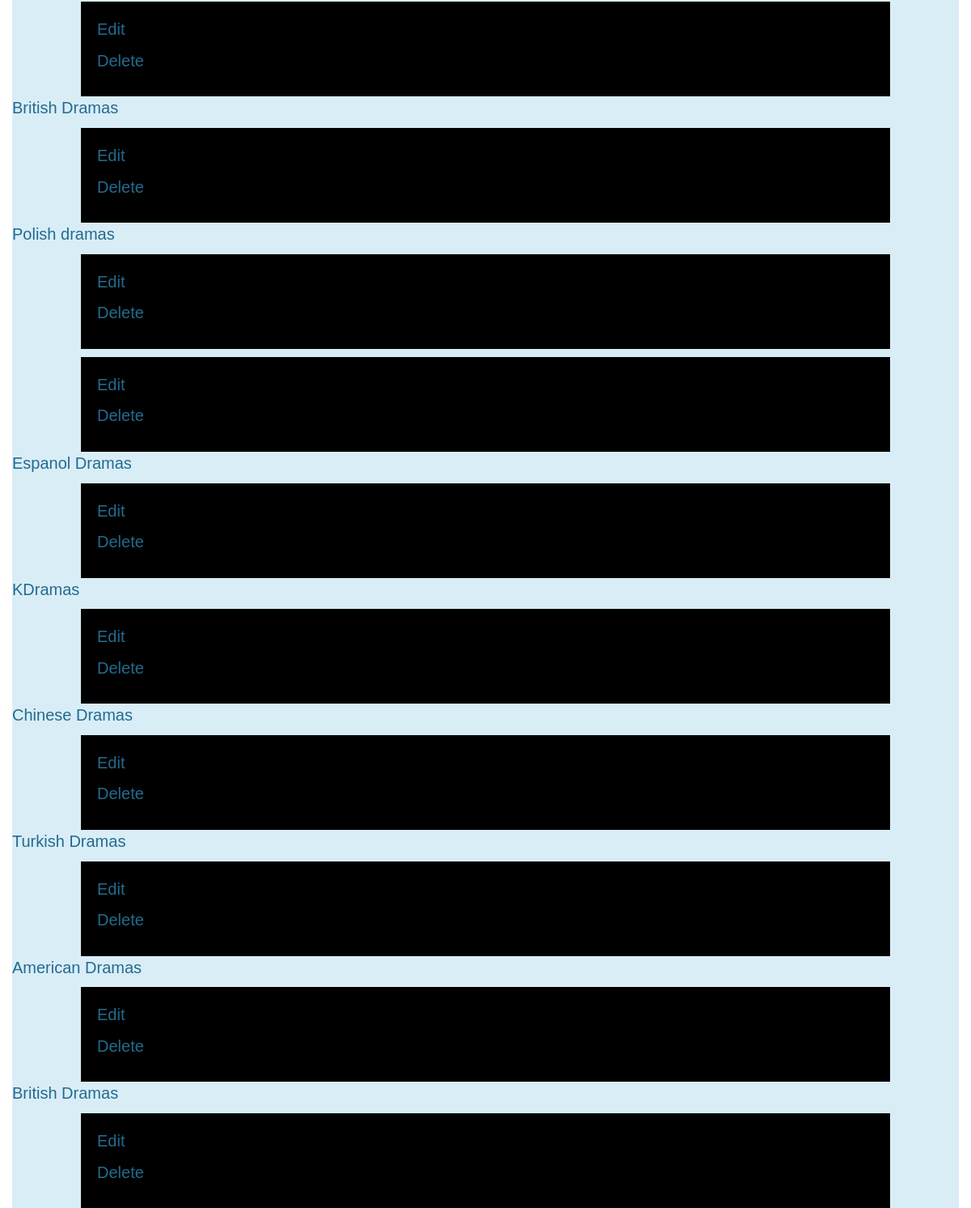
Before: /dramas/ (lower part) with the older database file.
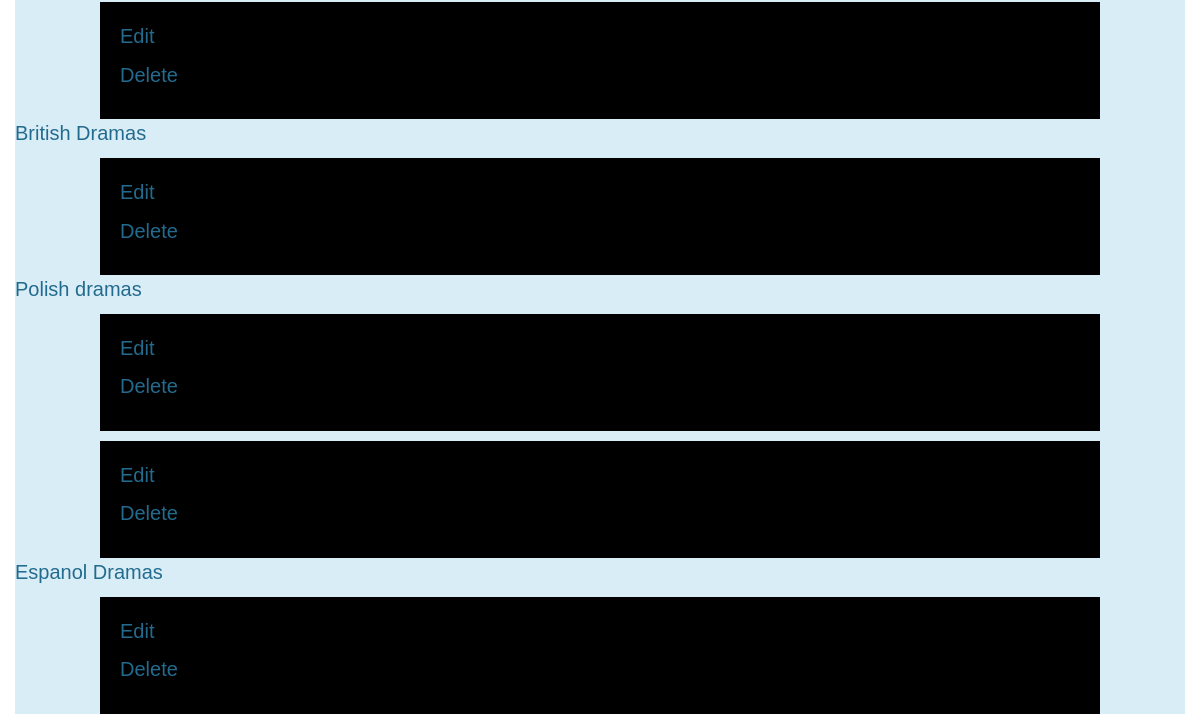
After: the same page with the newer database file.
### database_setup.py (models this page shows, shortened)
class Dramas(Base):
    __tablename__ = 'dramas'
    id = Column(Integer, primary_key=True)
    name = Column(String(250), nullable=False)
    user_id = Column(Integer, ForeignKey('user.id'))
    user = relationship(User)

### project.py (the view)
@app.route('/')
@app.route('/dramas/')
def showDramas():
    dramas = session.query(Dramas).all()
    dramaLang = session.query(DramaLang).all()
    return render_template('dramasCat.html', dramas=dramas)

### templates/dramasCat.html (shortened to what this page needs)
{% extends "main.html" %}
{% block content %}
{% include "header.html" %}
<div class="bg-info">
{% for d in dramas %}
<p><a href="{{url_for('dramaList',dramas_id=d.id)}}">{{d.name}}</a></p>
<div class="row">
    <div class="col-md-1"></div>
    <div class="col-md-10 drama">
        <p><a href="{{url_for('editDramasCat',dramas_id=d.id)}}">Edit</a></p>
        <p><a href="{{url_for('deleteDramasCat',dramas_id=d.id)}}">Delete</a></p>
    </div>
</div>
{% endfor %}
</div>
{% endblock %}

Changed rows visible on the page:
removed Dramas: name "KDramas"
removed Dramas: name "Chinese Dramas"
removed Dramas: name "Turkish Dramas"
removed Dramas: name "American Dramas"
removed Dramas: name "British Dramas"
